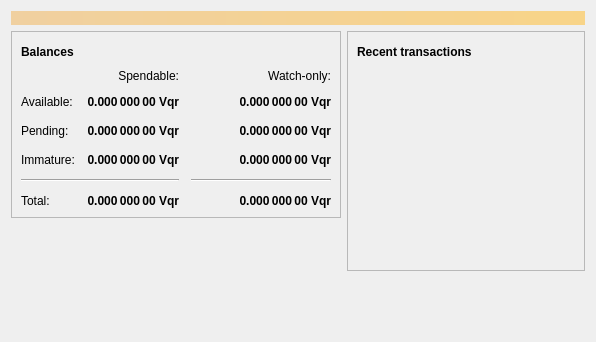
<?xml version="1.0" encoding="UTF-8"?>
<ui version="4.0">
 <class>OverviewPage</class>
 <widget class="QWidget" name="OverviewPage">
  <property name="geometry">
   <rect>
    <x>0</x>
    <y>0</y>
    <width>596</width>
    <height>342</height>
   </rect>
  </property>
  <property name="windowTitle">
   <string>Form</string>
  </property>
  <layout class="QVBoxLayout" name="topLayout">
   <item>
    <widget class="QLabel" name="labelAlerts">
     <property name="visible">
      <bool>false</bool>
     </property>
     <property name="styleSheet">
      <string notr="true">QLabel { background-color: qlineargradient(x1: 0, y1: 0, x2: 1, y2: 0, stop:0 #F0D0A0, stop:1 #F8D488); color:#000000; }</string>
     </property>
     <property name="wordWrap">
      <bool>true</bool>
     </property>
     <property name="margin">
      <number>3</number>
     </property>
     <property name="textInteractionFlags">
      <set>Qt::TextSelectableByMouse</set>
     </property>
    </widget>
   </item>
   <item>
    <layout class="QHBoxLayout" name="horizontalLayout" stretch="1,1">
     <item>
      <layout class="QVBoxLayout" name="verticalLayout_2">
       <item>
        <widget class="QFrame" name="frame">
         <property name="frameShape">
          <enum>QFrame::StyledPanel</enum>
         </property>
         <property name="frameShadow">
          <enum>QFrame::Raised</enum>
         </property>
         <layout class="QVBoxLayout" name="verticalLayout_4">
          <item>
           <layout class="QHBoxLayout" name="horizontalLayout_4">
            <item>
             <widget class="QLabel" name="label_5">
              <property name="font">
               <font>
                <weight>75</weight>
                <bold>true</bold>
               </font>
              </property>
              <property name="text">
               <string>Balances</string>
              </property>
             </widget>
            </item>
            <item>
             <widget class="QPushButton" name="labelWalletStatus">
              <property name="enabled">
               <bool>true</bool>
              </property>
              <property name="maximumSize">
               <size>
                <width>30</width>
                <height>16777215</height>
               </size>
              </property>
              <property name="toolTip">
               <string>The displayed information may be out of date. Your wallet automatically synchronizes with the Vqr network after a connection is established, but this process has not completed yet.</string>
              </property>
              <property name="text">
               <string/>
              </property>
              <property name="icon">
               <iconset resource="../bitcoin.qrc">
                <normaloff>:/icons/warning</normaloff>
                <disabledoff>:/icons/warning</disabledoff>:/icons/warning</iconset>
              </property>
              <property name="iconSize">
               <size>
                <width>24</width>
                <height>24</height>
               </size>
              </property>
              <property name="flat">
               <bool>true</bool>
              </property>
             </widget>
            </item>
            <item>
             <spacer name="horizontalSpacer_3">
              <property name="orientation">
               <enum>Qt::Horizontal</enum>
              </property>
              <property name="sizeHint" stdset="0">
               <size>
                <width>40</width>
                <height>20</height>
               </size>
              </property>
             </spacer>
            </item>
           </layout>
          </item>
          <item>
           <layout class="QGridLayout" name="gridLayout">
            <property name="spacing">
             <number>12</number>
            </property>
            <item row="2" column="2">
             <widget class="QLabel" name="labelWatchPending">
              <property name="font">
               <font>
                <weight>75</weight>
                <bold>true</bold>
               </font>
              </property>
              <property name="cursor">
               <cursorShape>IBeamCursor</cursorShape>
              </property>
              <property name="toolTip">
               <string>Unconfirmed transactions to watch-only addresses</string>
              </property>
              <property name="text">
               <string notr="true">0.000 000 00 Vqr</string>
              </property>
              <property name="alignment">
               <set>Qt::AlignRight|Qt::AlignTrailing|Qt::AlignVCenter</set>
              </property>
              <property name="textInteractionFlags">
               <set>Qt::LinksAccessibleByMouse|Qt::TextSelectableByKeyboard|Qt::TextSelectableByMouse</set>
              </property>
             </widget>
            </item>
            <item row="2" column="1">
             <widget class="QLabel" name="labelUnconfirmed">
              <property name="font">
               <font>
                <weight>75</weight>
                <bold>true</bold>
               </font>
              </property>
              <property name="cursor">
               <cursorShape>IBeamCursor</cursorShape>
              </property>
              <property name="toolTip">
               <string>Total of transactions that have yet to be confirmed, and do not yet count toward the spendable balance</string>
              </property>
              <property name="text">
               <string notr="true">0.000 000 00 Vqr</string>
              </property>
              <property name="alignment">
               <set>Qt::AlignRight|Qt::AlignTrailing|Qt::AlignVCenter</set>
              </property>
              <property name="textInteractionFlags">
               <set>Qt::LinksAccessibleByMouse|Qt::TextSelectableByKeyboard|Qt::TextSelectableByMouse</set>
              </property>
             </widget>
            </item>
            <item row="3" column="2">
             <widget class="QLabel" name="labelWatchImmature">
              <property name="font">
               <font>
                <weight>75</weight>
                <bold>true</bold>
               </font>
              </property>
              <property name="cursor">
               <cursorShape>IBeamCursor</cursorShape>
              </property>
              <property name="toolTip">
               <string>Mined balance in watch-only addresses that has not yet matured</string>
              </property>
              <property name="text">
               <string notr="true">0.000 000 00 Vqr</string>
              </property>
              <property name="alignment">
               <set>Qt::AlignRight|Qt::AlignTrailing|Qt::AlignVCenter</set>
              </property>
              <property name="textInteractionFlags">
               <set>Qt::LinksAccessibleByMouse|Qt::TextSelectableByKeyboard|Qt::TextSelectableByMouse</set>
              </property>
             </widget>
            </item>
            <item row="4" column="0" colspan="2">
             <widget class="Line" name="line">
              <property name="orientation">
               <enum>Qt::Horizontal</enum>
              </property>
             </widget>
            </item>
            <item row="4" column="2">
             <widget class="Line" name="lineWatchBalance">
              <property name="sizePolicy">
               <sizepolicy hsizetype="Preferred" vsizetype="Fixed">
                <horstretch>0</horstretch>
                <verstretch>0</verstretch>
               </sizepolicy>
              </property>
              <property name="minimumSize">
               <size>
                <width>140</width>
                <height>0</height>
               </size>
              </property>
              <property name="orientation">
               <enum>Qt::Horizontal</enum>
              </property>
             </widget>
            </item>
            <item row="5" column="0">
             <widget class="QLabel" name="labelTotalText">
              <property name="text">
               <string>Total:</string>
              </property>
             </widget>
            </item>
            <item row="3" column="1">
             <widget class="QLabel" name="labelImmature">
              <property name="font">
               <font>
                <weight>75</weight>
                <bold>true</bold>
               </font>
              </property>
              <property name="cursor">
               <cursorShape>IBeamCursor</cursorShape>
              </property>
              <property name="toolTip">
               <string>Mined balance that has not yet matured</string>
              </property>
              <property name="text">
               <string notr="true">0.000 000 00 Vqr</string>
              </property>
              <property name="alignment">
               <set>Qt::AlignRight|Qt::AlignTrailing|Qt::AlignVCenter</set>
              </property>
              <property name="textInteractionFlags">
               <set>Qt::LinksAccessibleByMouse|Qt::TextSelectableByKeyboard|Qt::TextSelectableByMouse</set>
              </property>
             </widget>
            </item>
            <item row="2" column="3">
             <spacer name="horizontalSpacer_2">
              <property name="orientation">
               <enum>Qt::Horizontal</enum>
              </property>
              <property name="sizeHint" stdset="0">
               <size>
                <width>40</width>
                <height>20</height>
               </size>
              </property>
             </spacer>
            </item>
            <item row="3" column="0">
             <widget class="QLabel" name="labelImmatureText">
              <property name="text">
               <string>Immature:</string>
              </property>
             </widget>
            </item>
            <item row="5" column="1">
             <widget class="QLabel" name="labelTotal">
              <property name="font">
               <font>
                <weight>75</weight>
                <bold>true</bold>
               </font>
              </property>
              <property name="cursor">
               <cursorShape>IBeamCursor</cursorShape>
              </property>
              <property name="toolTip">
               <string>Your current total balance</string>
              </property>
              <property name="text">
               <string notr="true">0.000 000 00 Vqr</string>
              </property>
              <property name="alignment">
               <set>Qt::AlignRight|Qt::AlignTrailing|Qt::AlignVCenter</set>
              </property>
              <property name="textInteractionFlags">
               <set>Qt::LinksAccessibleByMouse|Qt::TextSelectableByKeyboard|Qt::TextSelectableByMouse</set>
              </property>
             </widget>
            </item>
            <item row="5" column="2">
             <widget class="QLabel" name="labelWatchTotal">
              <property name="font">
               <font>
                <weight>75</weight>
                <bold>true</bold>
               </font>
              </property>
              <property name="cursor">
               <cursorShape>IBeamCursor</cursorShape>
              </property>
              <property name="toolTip">
               <string>Current total balance in watch-only addresses</string>
              </property>
              <property name="text">
               <string notr="true">0.000 000 00 Vqr</string>
              </property>
              <property name="alignment">
               <set>Qt::AlignRight|Qt::AlignTrailing|Qt::AlignVCenter</set>
              </property>
              <property name="textInteractionFlags">
               <set>Qt::LinksAccessibleByMouse|Qt::TextSelectableByKeyboard|Qt::TextSelectableByMouse</set>
              </property>
             </widget>
            </item>
            <item row="0" column="2">
             <widget class="QLabel" name="labelWatchonly">
              <property name="text">
               <string>Watch-only:</string>
              </property>
              <property name="alignment">
               <set>Qt::AlignRight|Qt::AlignTrailing|Qt::AlignVCenter</set>
              </property>
             </widget>
            </item>
            <item row="1" column="0">
             <widget class="QLabel" name="labelBalanceText">
              <property name="text">
               <string>Available:</string>
              </property>
             </widget>
            </item>
            <item row="1" column="1">
             <widget class="QLabel" name="labelBalance">
              <property name="font">
               <font>
                <weight>75</weight>
                <bold>true</bold>
               </font>
              </property>
              <property name="cursor">
               <cursorShape>IBeamCursor</cursorShape>
              </property>
              <property name="toolTip">
               <string>Your current spendable balance</string>
              </property>
              <property name="text">
               <string notr="true">0.000 000 00 Vqr</string>
              </property>
              <property name="alignment">
               <set>Qt::AlignRight|Qt::AlignTrailing|Qt::AlignVCenter</set>
              </property>
              <property name="textInteractionFlags">
               <set>Qt::LinksAccessibleByMouse|Qt::TextSelectableByKeyboard|Qt::TextSelectableByMouse</set>
              </property>
             </widget>
            </item>
            <item row="1" column="2">
             <widget class="QLabel" name="labelWatchAvailable">
              <property name="font">
               <font>
                <weight>75</weight>
                <bold>true</bold>
               </font>
              </property>
              <property name="cursor">
               <cursorShape>IBeamCursor</cursorShape>
              </property>
              <property name="toolTip">
               <string>Your current balance in watch-only addresses</string>
              </property>
              <property name="text">
               <string notr="true">0.000 000 00 Vqr</string>
              </property>
              <property name="alignment">
               <set>Qt::AlignRight|Qt::AlignTrailing|Qt::AlignVCenter</set>
              </property>
              <property name="textInteractionFlags">
               <set>Qt::LinksAccessibleByMouse|Qt::TextSelectableByKeyboard|Qt::TextSelectableByMouse</set>
              </property>
             </widget>
            </item>
            <item row="2" column="0">
             <widget class="QLabel" name="labelPendingText">
              <property name="text">
               <string>Pending:</string>
              </property>
             </widget>
            </item>
            <item row="0" column="1">
             <widget class="QLabel" name="labelSpendable">
              <property name="text">
               <string>Spendable:</string>
              </property>
              <property name="alignment">
               <set>Qt::AlignRight|Qt::AlignTrailing|Qt::AlignVCenter</set>
              </property>
             </widget>
            </item>
           </layout>
          </item>
         </layout>
        </widget>
       </item>
       <item>
        <spacer name="verticalSpacer">
         <property name="orientation">
          <enum>Qt::Vertical</enum>
         </property>
         <property name="sizeHint" stdset="0">
          <size>
           <width>20</width>
           <height>40</height>
          </size>
         </property>
        </spacer>
       </item>
      </layout>
     </item>
     <item>
      <layout class="QVBoxLayout" name="verticalLayout_3">
       <item>
        <widget class="QFrame" name="frame_2">
         <property name="frameShape">
          <enum>QFrame::StyledPanel</enum>
         </property>
         <property name="frameShadow">
          <enum>QFrame::Raised</enum>
         </property>
         <layout class="QVBoxLayout" name="verticalLayout">
          <item>
           <layout class="QHBoxLayout" name="horizontalLayout_2">
            <item>
             <widget class="QLabel" name="label_4">
              <property name="font">
               <font>
                <weight>75</weight>
                <bold>true</bold>
               </font>
              </property>
              <property name="text">
               <string>Recent transactions</string>
              </property>
             </widget>
            </item>
            <item>
             <widget class="QPushButton" name="labelTransactionsStatus">
              <property name="enabled">
               <bool>true</bool>
              </property>
              <property name="maximumSize">
               <size>
                <width>30</width>
                <height>16777215</height>
               </size>
              </property>
              <property name="toolTip">
               <string>The displayed information may be out of date. Your wallet automatically synchronizes with the Vqr network after a connection is established, but this process has not completed yet.</string>
              </property>
              <property name="text">
               <string/>
              </property>
              <property name="icon">
               <iconset resource="../bitcoin.qrc">
                <normaloff>:/icons/warning</normaloff>
                <disabledoff>:/icons/warning</disabledoff>:/icons/warning</iconset>
              </property>
              <property name="iconSize">
               <size>
                <width>24</width>
                <height>24</height>
               </size>
              </property>
              <property name="flat">
               <bool>true</bool>
              </property>
             </widget>
            </item>
            <item>
             <spacer name="horizontalSpacer">
              <property name="orientation">
               <enum>Qt::Horizontal</enum>
              </property>
              <property name="sizeHint" stdset="0">
               <size>
                <width>40</width>
                <height>20</height>
               </size>
              </property>
             </spacer>
            </item>
           </layout>
          </item>
          <item>
           <widget class="QListView" name="listTransactions">
            <property name="styleSheet">
             <string notr="true">QListView { background: transparent; }</string>
            </property>
            <property name="frameShape">
             <enum>QFrame::NoFrame</enum>
            </property>
            <property name="verticalScrollBarPolicy">
             <enum>Qt::ScrollBarAlwaysOff</enum>
            </property>
            <property name="horizontalScrollBarPolicy">
             <enum>Qt::ScrollBarAlwaysOff</enum>
            </property>
            <property name="selectionMode">
             <enum>QAbstractItemView::NoSelection</enum>
            </property>
           </widget>
          </item>
         </layout>
        </widget>
       </item>
       <item>
        <spacer name="verticalSpacer_2">
         <property name="orientation">
          <enum>Qt::Vertical</enum>
         </property>
         <property name="sizeHint" stdset="0">
          <size>
           <width>20</width>
           <height>40</height>
          </size>
         </property>
        </spacer>
       </item>
      </layout>
     </item>
    </layout>
   </item>
  </layout>
 </widget>
 <resources/>
 <connections/>
</ui>
